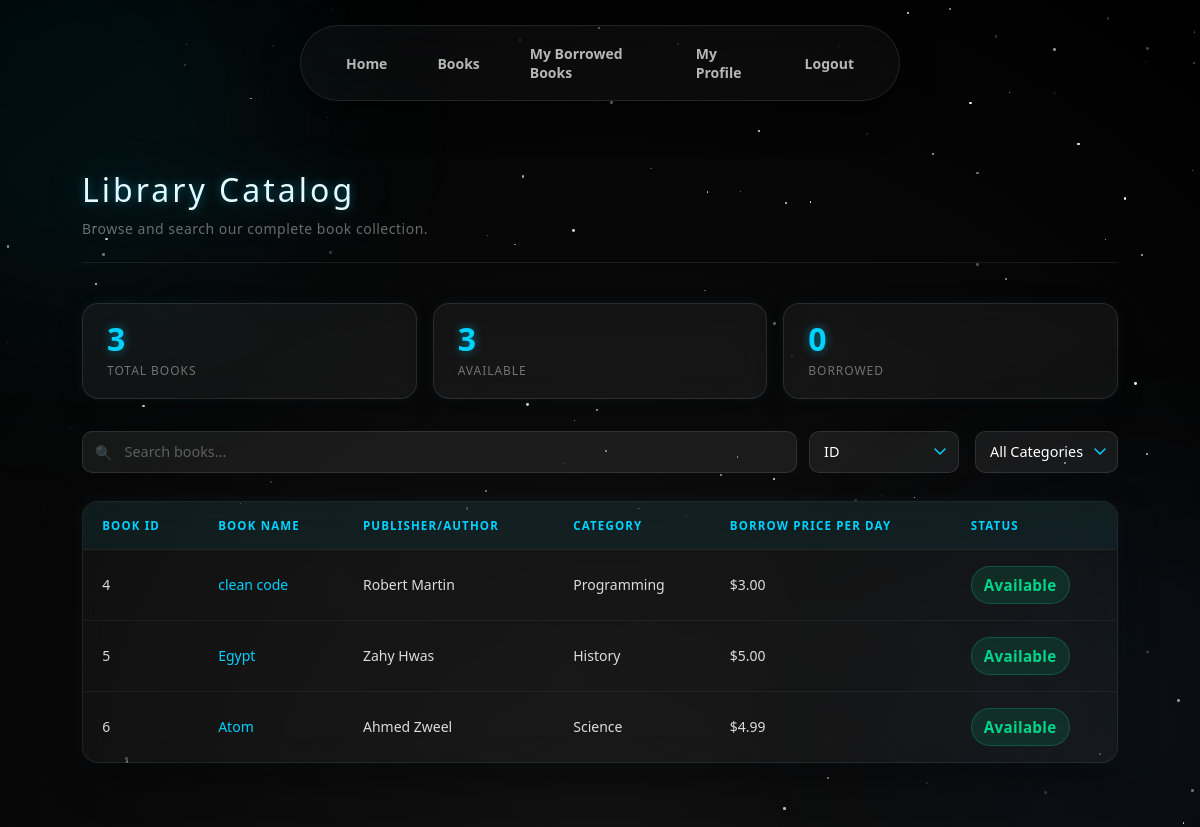
Page /book/ (signed in) on the committed database.
### books/models.py (models this page shows, shortened)
class Book(models.Model):
    title = models.CharField(max_length=200)
    author = models.CharField(max_length=100)
    category = models.CharField(max_length=100)
    published_date = models.DateField()
    description = models.TextField()
    image = models.ImageField(upload_to='books/')
    available = models.BooleanField(default=True)
    borrow_price_per_day = models.DecimalField(max_digits=10, decimal_places=2, default=0.00)

### books/views.py (the view)
# urls.py: path('book/', views.books_list_view, name='books_list'),
def books_list_view(request):
    if request.session.get('is_admin', False):
        return redirect('welcome')
    if not request.session.get('user_id'):
        return redirect('login')
    user_id = request.session.get('user_id')
    books = Book.objects.all()
    query = request.GET.get('query', '').strip()
    if query:
        books = books.filter(Q(title__icontains=query) | Q(author__icontains=query))
    borrowed_count = Borrow.objects.filter(user_id=user_id, is_returned=False, return_date__gt=timezone.now()).count()
    available_count = Book.objects.count()
    return render(request, 'books_pages.html', {
        'books': books,
        'available_count': available_count,
        'borrowed_count': borrowed_count
    })

### templates/books_pages.html (shortened to what this page needs)
{% load static %}
<!DOCTYPE html>
<html lang="en">
<head>
    <link rel="stylesheet"
          href="{% static 'style/style2.css' %}?v=3" />
    <link rel="stylesheet"
          href="{% static 'style/style.css' %}" />
</head>
<body>
    <nav>
        <a href="{% url 'welcome' %}">Home</a>
        {% if request.session.user_id and not request.session.is_admin %}
            <a href="{% url 'books_list' %}">Books</a>
            <a href="{% url 'my_borrowed_books' %}">My Borrowed Books</a>
        {% endif %}
        {% if request.session.user_id %}
            <a href="{% url 'profile_update' %}">My Profile</a>
            <a href="{% url 'logout' %}">Logout</a>
        {% endif %}
    </nav>
    <main class="page">
        <div class="page-header">
            <h1>Library Catalog</h1>
            <p>Browse and search our complete book collection.</p>
        </div>
        <div class="stats-row">
            <div class="stat-card">
                <div class="stat-num">
                    {{ books|length }}
                </div>
                <div class="stat-label">
                    Total Books
                </div>
            </div>
            <div class="stat-card">
                <div class="stat-num">
                    {{ available_count }}
                </div>
                <div class="stat-label">
                    Available
                </div>
            </div>
            <div class="stat-card">
                <div class="stat-num">
                    {{ borrowed_count }}
                </div>
                <div class="stat-label">
                    Borrowed
                </div>
            </div>
        </div>
        <div class="toolbar">
            <div class="search-wrap">
                <span class="search-icon">&#128269;</span>
                <input type="text"
                       id="searchInput"
                       placeholder="Search books..."
                       autocomplete="off" />
                <select id="searchType" class="filter-select">
                    <option value="id">ID</option>
                </select>
            </div>
            <select class="filter-select" id="categoryFilter">
                <option value="">All Categories</option>
            </select>
        </div>
        <div class="table-wrap">
            <table>
                <thead>
                    <tr>
                        <th>Book ID</th>
                        <th>Book Name</th>
                        <th>Publisher/Author</th>
                        <th>Category</th>
                        <th>Borrow Price Per Day</th>
                        <th>Status</th>
                    </tr>
                </thead>
                <tbody id="booksTableBody">
    {% for book in books %}
    <tr data-id="{{ book.id }}" data-name="{{ book.title }}" data-author="{{ book.author }}" data-category="{{ book.category }}">
        <td>{{ book.id }}</td>
        <td>
            <a href="{% url 'book_details' book.id %}" class="book-link" style="color: #00d2ff; text-decoration: none;">
                {{ book.title }}
            </a>
        </td>
        <td>{{ book.author }}</td>
        <td>{{ book.category }}</td>
        <td>${{ book.borrow_price_per_day }}</td>
        <td>
            <span class="status-badge {% if book.available %}status-available{% else %}status-borrowed{% endif %}">
                {% if book.available %}Available{% else %}Borrowed{% endif %}
            </span>
        </td>
    </tr>
    {% empty %}
    <tr>
        <td colspan="6" style="text-align:center;">
            No books found.
        </td>
    </tr>
    {% endfor %}
</tbody>
            </table>
        </div>
    </main>
</body>
</html>

### static/style/style2.css (style rules this page uses)
body { min-height: 100vh; background: radial-gradient(circle at bottom, #111, #000); color: white; display: flex; flex-direction: column; align-items: center; overflow-x: hidden; }
nav { display:flex; justify-content:center; gap:20px; padding:20px; backdrop-filter: blur(10px); }
nav a { color:white; text-decoration:none; padding:10px 20px; border-radius:10px; transition:0.3s; position:relative; }
nav a::after { content:""; position:absolute; bottom:0; left:0; width:0%; height:2px; background:#ffffff; transition:0.3s; }
.page { width: 100%; max-width: 1100px; padding: 3rem 2rem 4rem; animation: fadeIn 0.8s ease; }
.page-header { margin-bottom: 2.5rem; padding-bottom: 1.5rem; border-bottom: 1px solid rgba(255, 255, 255, 0.08); }
.page-header h1 { font-size: 2rem; font-weight: 300; letter-spacing: 3px; text-shadow: 0 0 10px rgba(0, 210, 255, 0.4); }
.page-header p { margin-top: 0.5rem; color: rgba(255, 255, 255, 0.4); font-size: 0.875rem; letter-spacing: 0.5px; }
.stats-row { display: flex; gap: 1rem; margin-bottom: 2rem; flex-wrap: wrap; }
.stat-card { flex: 1; min-width: 140px; background: rgba(255, 255, 255, 0.05); backdrop-filter: blur(15px); border: 1px solid rgba(255, 255, 255, 0.1); border-radius: 16px; padding: 1.2rem 1.5rem; box-shadow: 0 8px 24px rgba(0,0,0,0.3), 0 0 12px rgba(0,210,255,0.08); transition: 0.3s; }
.stat-card .stat-num { font-size: 2rem; font-weight: 600; color: #00d2ff; text-shadow: 0 0 10px rgba(0,210,255,0.5); line-height: 1; }
.stat-card .stat-label { font-size: 0.75rem; color: rgba(255,255,255,0.4); margin-top: 0.4rem; letter-spacing: 0.08em; text-transform: uppercase; }
.toolbar { display: flex; gap: 1rem; align-items: center; flex-wrap: wrap; margin-bottom: 1.75rem; }
.search-wrap { position: relative; flex: 1; min-width: 220px; display: flex; align-items: center; gap: 0.75rem; }
.search-wrap input { flex: 1; width: auto; padding: 0.65rem 1rem 0.65rem 2.6rem; background: rgba(255,255,255,0.07); border: 1px solid rgba(255,255,255,0.1); border-radius: 10px; color: white; font-size: 0.9rem; outline: none; transition: 0.3s; margin-bottom: 0; }
.search-wrap input::placeholder { color: rgba(255,255,255,0.3); }
.search-icon { position: absolute; left: 0.8rem; top: 50%; transform: translateY(-50%); color: rgba(255,255,255,0.3); pointer-events: none; font-size: 0.9rem; }
.filter-select { padding: 0.65rem 2rem 0.65rem 0.9rem; background: rgba(255,255,255,0.07); border: 1px solid rgba(255,255,255,0.1); border-radius: 10px; color: white; font-size: 0.9rem; outline: none; cursor: pointer; appearance: none; background-repeat: no-repeat; background-position: right 0.7rem center; transition: 0.3s; }
.search-wrap select { margin-top: 0; width: 150px; }
.filter-select option { background: #111; color: white; }
.table-wrap { background: rgba(255,255,255,0.04); backdrop-filter: blur(15px); border: 1px solid rgba(255,255,255,0.08); border-radius: 16px; overflow: hidden; box-shadow: 0 15px 35px rgba(0,0,0,0.5), 0 0 15px rgba(0,210,255,0.08); }
table { width: 100%; border-collapse: collapse; font-size: 0.875rem; }
thead { background: rgba(0,210,255,0.06); border-bottom: 1px solid rgba(255,255,255,0.08); }
thead th { padding: 1rem 1.2rem; text-align: left; font-weight: 600; font-size: 0.72rem; letter-spacing: 0.1em; text-transform: uppercase; color: #00d2ff; }
tbody tr { border-bottom: 1px solid rgba(255,255,255,0.05); transition: background 0.2s; }
tbody tr:last-child { border-bottom: none; }
tbody td { padding: 1rem 1.2rem; color: rgba(255,255,255,0.85); vertical-align: middle; }

### templates/books_pages.html (style rules this page uses)
.status-badge { display: inline-flex; align-items: center; justify-content: center; padding: 8px 12px; border-radius: 999px; font-weight: 600; font-size: 0.95rem; letter-spacing: 0.02em; }
.status-available { background: rgba(0, 214, 143, 0.12); color: #00d68a; border: 1px solid rgba(0, 214, 143, 0.25); }

### rows in the picture
Book: id "4", title "clean code", author "Robert Martin", category "Programming", borrow_price_per_day "3.00", available "Available"
Book: id "5", title "Egypt", author "Zahy Hwas", category "History", borrow_price_per_day "5.00", available "Available"
Book: id "6", title "Atom", author "Ahmed Zweel", category "Science", borrow_price_per_day "4.99", available "Available"

### other values in the picture
{{ books|length }} "3"
{{ available_count }} "3"
{{ borrowed_count }} "0"
